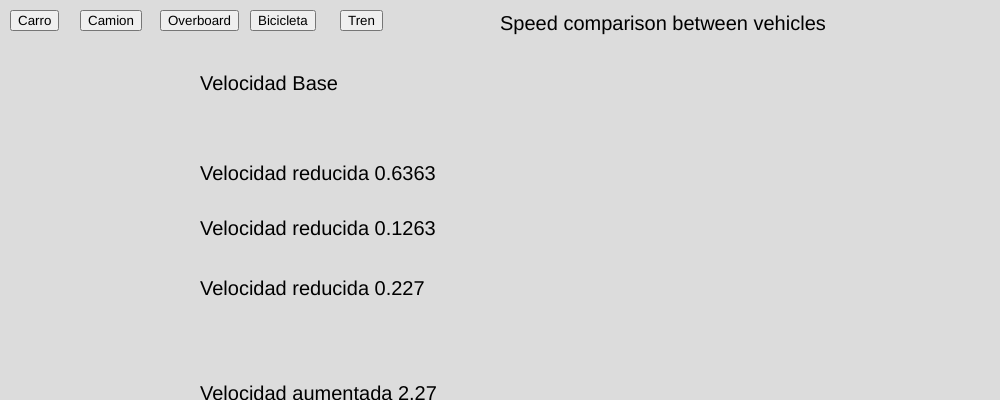
Frame 1 (no input)
Frame 60 (no input): identical to frame 1, image omitted
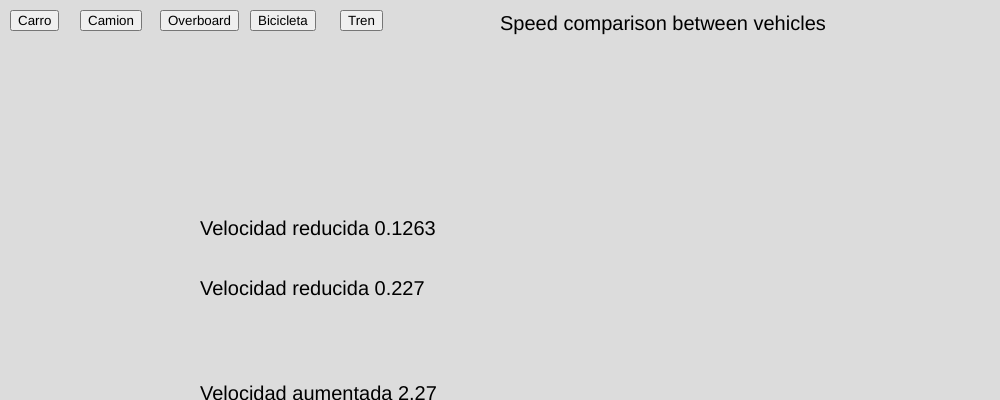
Frame 120 (the mouse pressed at the canvas centre since frame 60)

The p5.js sketch that drew these frames (run headless with seeded random() and noise() and a simulated clock; from frame 60 on, the mouse is pressed at the canvas centre):

// p5.js sketch
// ── sketch.js
//declaraciones
let vehiculo = [];

//declaracion de velocidades de cada vehiculo guiandose con la velocidad del carro llamado "vc"
let vc = 10;
// la velocidad de cada vehiculo se multiplica acorde a una tipo regla de tres guiandonos con formulas
let vca = vc * 0.6363;
let vb = vc * 0.227;
let vo = vc * 0.1263;
let vt = vc * 2.2727;
//tamanio del ancho del canvas o lienzo
let cc = 1000;

function setup() {
  createCanvas(1000, 400);
  //Crear botones de los vehiculos con una posicion distinta
  // Al clickear se creara el vehiculo en donde ingresa informacion de las coordenadas x , y el alto, ancho y la velocidad
  // se le asignara un color aleatorio y usamos "random" hasta el 255 3 veces debido a que es el maximo en la paleta de colores
  const BtnCarro = createButton("Carro");
  BtnCarro.position(10,10);
  BtnCarro.mousePressed(() => {
    
    const carro = new Carro(0, 50 , 20, 35, vc);
    carro.color = color (random(255) , random(255), random(255));
    vehiculo.push(carro);
    
  });
  //mismo proceso comentado linea 16 a 18
  const BtnCamion = createButton("Camion");
  BtnCamion.position(80,10);
  BtnCamion.mousePressed(() => {
    
    const camion = new Camion(0, 100 , 40, 100, vca);
    camion.color = color (random(255) , random(255) , random(255));
    vehiculo.push(camion);
    
  });
  //mismo proceso comentado linea 16 a 18
  const BtnOverboard = createButton("Overboard");
  BtnOverboard.position(160,10);
  BtnOverboard.mousePressed(() => {
    
    const overboard = new OverBoard(0, 200 , 10, 5, vo);
    overboard.color = color (random(255) , random(255) , random(255));
    vehiculo.push(overboard);
    
  });
  //mismo proceso comentado linea 16 a 18
  //en bicicleta se le acomoda distinto los datos de la figura
  const BtnBici = createButton("Bicicleta");
  BtnBici.position(250,10);
  BtnBici.mousePressed(() => {
    
    const bicicleta = new Bicicleta(0, 250 ,20, 20,vb,20, 20);
    bicicleta.color = color (random(255) , random(255) , random(255));
    vehiculo.push(bicicleta);
    
  });
  //mismo proceso comentado linea 16 a 18
  const BtnTren = createButton("Tren");
  BtnTren.position(340,10);
  BtnTren.mousePressed(() => {
    
    const tren = new Tren(0, 300 , 50, 300, vt);
    tren.color = color (random(255) , random(255) , random(255));
    vehiculo.push(tren);
    
  });
}

function draw() {
  background(220);
  if (mouseX <= 1000 ){
    if (mouseY <= 100){
    textSize(20)
  text("Velocidad Base",200,90);
      }
  }
  if (mouseX <= 1000 ){
    if (mouseY <= 150){
    textSize(20)
  text("Velocidad reducida 0.6363",200,180);
      }
  }
  if (mouseX <= 1000 ){
    if (mouseY <= 250){
    textSize(20)
  text("Velocidad reducida 0.1263",200,235);
      }
  }
  if (mouseX <= 1000 ){
    if (mouseY <= 300){
    textSize(20)
  text("Velocidad reducida 0.227",200,295);
      }
  }
  if (mouseX <= 1000 ){
    if (mouseY <= 400){
    textSize(20)
  text("Velocidad aumentada 2.27",200,400);
      }
  }
  
  textSize(20)
  text("Speed comparison between vehicles",500,30);
  //creamos ciclo for donde i es igual a 0 e i debe de ser menor al tamanio del vehiculo, se le agrega un +1 cada vez que se hace el proceso
  for (let i = 0; i < vehiculo.length; i++){
    //uso de matriz para usar funciones de conduce y mostrar
    vehiculo[i].conduce();
    vehiculo[i].mostrar();
  }
}
//la clase padre, caracteristicas que la mayoria de clases hijos tendran por necesidad
class Vehiculo{
  constructor(x,y, an, a , velocidad){
    this.x = x;
    this.y = y;
    this.a = a;
    this.an = an;
    this.velocidad = velocidad;
    
  }
  conduce(){
    //funcion de conduce en donde la x le agregamos un +1
    this.x+= this.velocidad;
    //si la coordenada es mayor o igual al ancho del lienzo entonces la nueva velocidad sera la velocidad en negativo por el 0.5454 debido a que al ir de reversa reduce la velocidad
     if (this.x + this.a >= width) {
    this.velocidad =  - this.velocidad * 0.5454 ; 
    this.x = width - this.a;
       
  } 
    //si x es menor o igual a cero entonces la nueva velocidad sera la velocidad negativo (negativo y negativo es igual a positivo) y esto multiplicado por el termino que permita que vuelva a la normalidad la velocidad
    
    if (this.x <= 0) {
    this.velocidad = -this.velocidad * 1.83351669;
    this.x = 0; 
  }
    
  }
  mostrar(){
    
  }
}
  //Carro toma a vehiculo como clase padre
  class Carro extends Vehiculo{
  
    constructor (x, y, an,a , velocidad, Color = color(255,0,0)){
      //tomar variables creadas anteriormente
      super(x,y,an,a, velocidad);
      //nueva variable
      this.color = color
    }
    //funcion de mostrar
    mostrar(){
      //llenar la figura del color
      fill(this.color);
      //crear rectangulo mediante estas caracteristicas
      rect(this.x,this.y,this.a,this.an);
    }
  
}
//Camion toma a vehiculo como clase padre
class Camion extends Vehiculo{
  
    constructor (x, y, an,a , velocidad, Color = color(255,0,0)){
      super(x,y,an,a, velocidad);
      this.color = color
    }
    mostrar(){
      fill(this.color);
      //crear rectangulo mediante estas caracteristicas
      rect(this.x,this.y,this.a,this.an);
    }
  
}

class OverBoard extends Vehiculo{
  //Overboard toma a vehiculo como clase padre
    constructor (x, y, an,a , velocidad, Color = color(255,0,0)){
      super(x,y,an,a, velocidad);
      this.color = color
    }
    mostrar(){
      fill(this.color);
      //crear elipse mediante estas caracteristicas
      ellipse(this.x,this.y,this.a,this.an);
    }
  
}

class Tren extends Vehiculo{
   //Tren toma a vehiculo como clase padre 
    constructor (x, y, an,a , velocidad, Color = color(255,0,0)){
      super(x,y,an,a, velocidad);
      this.color = color
    }
    mostrar(){
      fill(this.color);
      //crear rectangulo mediante estas caracteristicas
      rect(this.x,this.y,this.a,this.an);
    }
  
}

class Bicicleta extends Vehiculo {
  //Bicicleta toma a vehiculo como clase padre 
  constructor(x, y, an, a, velocidad, x1, y1, Color = color(255, 0, 0)) {
    super(x, y, an, a, velocidad);
    this.color = color;
    //crear nuevas variables relacionadas al vertice de la figura
    this.x1 = x1;
    this.y1 = y1;
  }
  
  mostrar() {
    fill(this.color);
    //codigo para poder crear un triangulo
    beginShape();
    vertex(this.x, this.y + this.an / 2);
    vertex(this.x + this.a, this.y + this.an / 2);
    vertex(this.x + this.a / 2, this.y + this.y1);
    endShape(CLOSE);
  }

  
}
